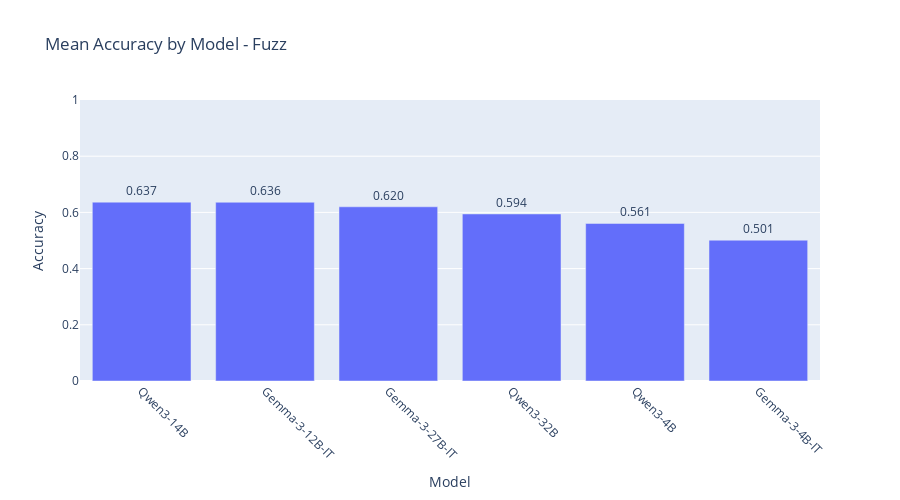
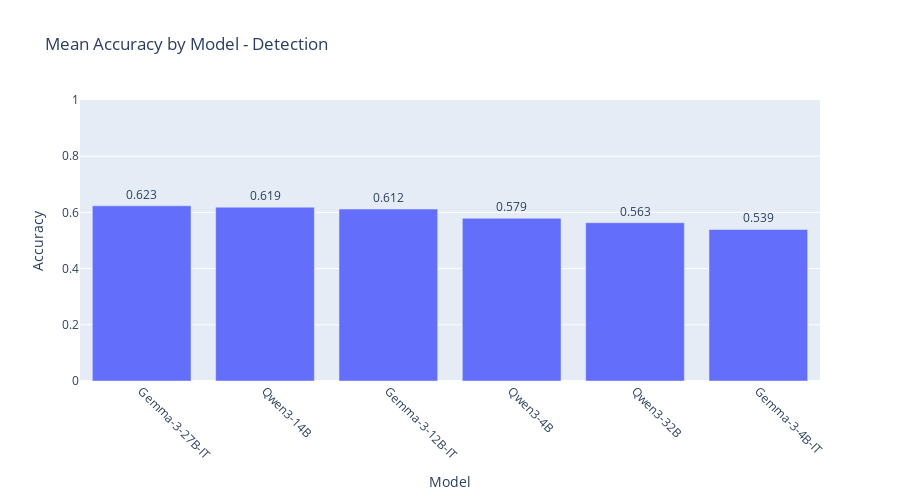

Source (notebook cell) for these figures, in order:
### Markdown cell above
## 4. Generate Mean Accuracy Bar Charts

Create bar charts displaying mean accuracy for each model and score type.

### Code cell
# Generate inline bar charts for mean accuracy and save to files
print("Generating mean accuracy bar charts...")

# Create inline bar charts for each score type
for score_type in accuracy_df['score_type'].unique():
    score_df = accuracy_df[accuracy_df['score_type'] == score_type].sort_values('accuracy', ascending=False)
    
    # Create inline bar chart
    fig = px.bar(
        score_df,
        x='model',
        y='accuracy',
        title=f'Mean Accuracy by Model - {score_type.title()}',
        text='accuracy'
    )
    fig.update_layout(
        yaxis_range=[0, 1],
        xaxis_title="Model",
        yaxis_title="Accuracy",
        xaxis={'tickangle': 45},
        height=500
    )
    fig.update_traces(texttemplate='%{text:.3f}', textposition='outside')
    
    # Show inline
    fig.show()
    
    # Save to file in both PDF and PNG formats
    output_file_pdf = visualizations_dir / f"accuracy_bar_{score_type}.pdf"
    output_file_png = visualizations_dir / f"accuracy_bar_{score_type}.png"
    fig.write_image(str(output_file_pdf))
    fig.write_image(str(output_file_png))
    print(f"Saved bar chart: {output_file_pdf}")
    print(f"Saved bar chart: {output_file_png}")

# Display accuracy rankings
print("\nModel accuracy rankings:")
for score_type in accuracy_df['score_type'].unique():
    score_df = accuracy_df[accuracy_df['score_type'] == score_type].sort_values('accuracy', ascending=False)
    print(f"\n{score_type.title()} Accuracy Rankings:")
    for i, (_, row) in enumerate(score_df.iterrows(), 1):
        print(f"  {i}. {row['model']}: {row['accuracy']:.3f}")

print(f"\nBar charts saved to {visualizations_dir}")

### Figure 1 — Plotly figure (JSON) as saved in the notebook; plotly's stock layout.template omitted (floating-point values rounded to 4 significant figures)
{"data": [{"hovertemplate": "model=%{x}<br>accuracy=%{text}<extra></extra>", "legendgroup": "", "marker": {"color": "#636efa", "pattern": {"shape": ""}}, "name": "", "orientation": "v", "showlegend": false, "text": [0.6365, 0.6362, 0.62, 0.5945, 0.5607, 0.5011], "textposition": "outside", "texttemplate": "%{text:.3f}", "type": "bar", "x": ["Qwen3-14B", "Gemma-3-12B-IT", "Gemma-3-27B-IT", "Qwen3-32B", "Qwen3-4B", "Gemma-3-4B-IT"], "xaxis": "x", "y": [0.6365, 0.6362, 0.62, 0.5945, 0.5607, 0.5011], "yaxis": "y"}], "layout": {"barmode": "relative", "height": 500, "legend": {"tracegroupgap": 0}, "title": {"text": "Mean Accuracy by Model - Fuzz"}, "xaxis": {"anchor": "y", "domain": [0, 1], "tickangle": 45, "title": {"text": "Model"}}, "yaxis": {"anchor": "x", "domain": [0, 1], "range": [0, 1], "title": {"text": "Accuracy"}}}}

### Figure 2 — Plotly figure (JSON) as saved in the notebook; plotly's stock layout.template omitted (floating-point values rounded to 4 significant figures)
{"data": [{"hovertemplate": "model=%{x}<br>accuracy=%{text}<extra></extra>", "legendgroup": "", "marker": {"color": "#636efa", "pattern": {"shape": ""}}, "name": "", "orientation": "v", "showlegend": false, "text": [0.6235, 0.6185, 0.6119, 0.5792, 0.5634, 0.5394], "textposition": "outside", "texttemplate": "%{text:.3f}", "type": "bar", "x": ["Gemma-3-27B-IT", "Qwen3-14B", "Gemma-3-12B-IT", "Qwen3-4B", "Qwen3-32B", "Gemma-3-4B-IT"], "xaxis": "x", "y": [0.6235, 0.6185, 0.6119, 0.5792, 0.5634, 0.5394], "yaxis": "y"}], "layout": {"barmode": "relative", "height": 500, "legend": {"tracegroupgap": 0}, "title": {"text": "Mean Accuracy by Model - Detection"}, "xaxis": {"anchor": "y", "domain": [0, 1], "tickangle": 45, "title": {"text": "Model"}}, "yaxis": {"anchor": "x", "domain": [0, 1], "range": [0, 1], "title": {"text": "Accuracy"}}}}
